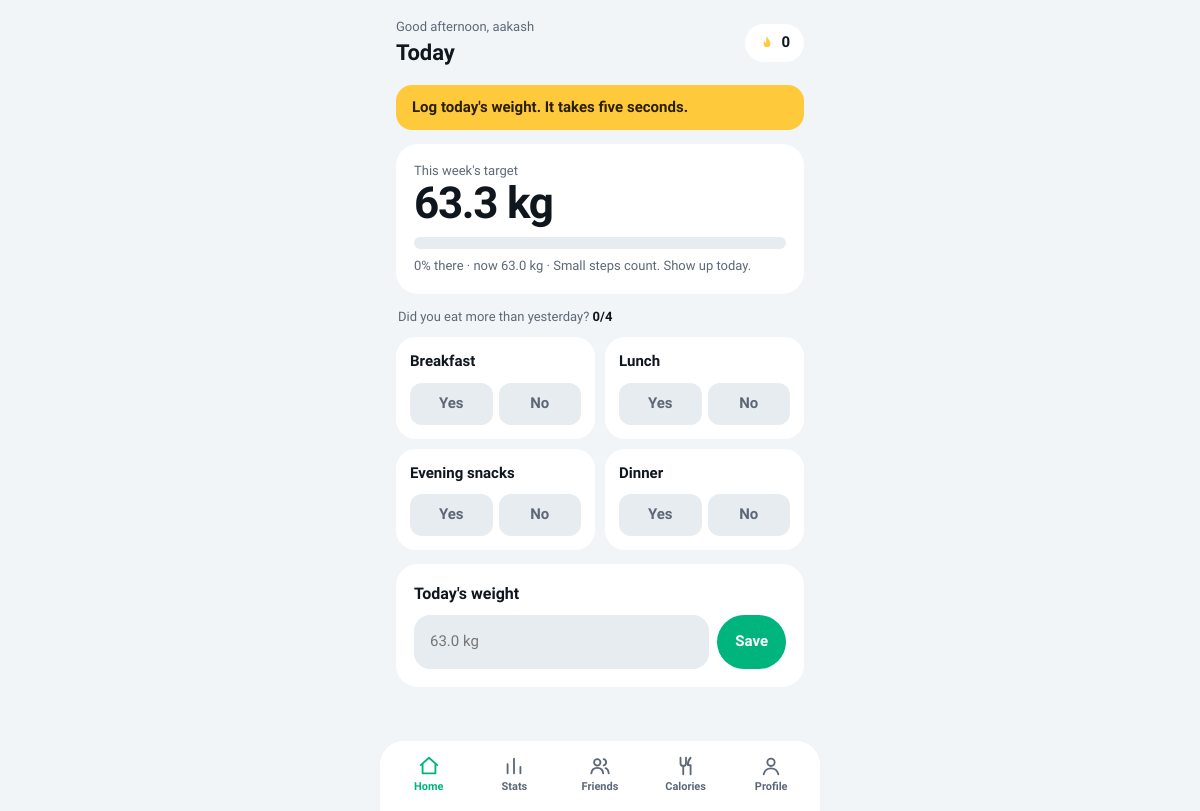
Screenshot of /home/ (signed in) with the database file from the repository.
### core/models.py (models this page shows, shortened)
class Profile(models.Model):
    GOAL_CHOICES = [
        ('gain', 'Gain weight'),
        ('lose', 'Lose weight'),
    ]
    user = models.OneToOneField(User, on_delete=models.CASCADE, related_name='profile')
    goal = models.CharField(max_length=4, choices=GOAL_CHOICES, default='gain')
    start_weight = models.FloatField()
    target_weight = models.FloatField()
    reminder_time = models.TimeField(default=time(21, 0))
    created_at = models.DateTimeField(auto_now_add=True)
    @property
    def display_name(self):
        return self.user.first_name or self.user.username
    @property
    def meal_question(self):
        if self.goal == 'gain':
            return 'Did you eat more than yesterday?'
        return 'Did you stick to your plan?'
    def latest_weight(self):
        entry = self.user.weight_entries.first()  # ordered newest first
        return entry.weight if entry else self.start_weight
    def weekly_target(self):
        today = timezone.localdate()
        monday = today - timedelta(days=today.weekday())
        before = self.user.weight_entries.filter(date__lt=monday).first()
        week_start = before.weight if before else self.start_weight
        current = self.latest_weight()
        step = 0.3
        if self.goal == 'gain':
            target = min(week_start + step, self.target_weight)
        else:
            target = max(week_start - step, self.target_weight)
        if target == week_start:
            progress = 100
        else:
            progress = (current - week_start) / (target - week_start) * 100
            progress = max(0, min(100, progress))
        return {
            'start': round(week_start, 1),
            'target': round(target, 1),
            'current': round(current, 1),
            'progress': round(progress),
        }
    def streak(self):
        weight_days = set(self.user.weight_entries.values_list('date', flat=True))
        meal_days = {m.date for m in self.user.meal_logs.all() if m.is_complete}
        active = weight_days | meal_days
        day = timezone.localdate()
        if day not in active:
            day -= timedelta(days=1)
        count = 0
        while day in active:
            count += 1
            day -= timedelta(days=1)
        return count

### core/views.py (the view)
# urls.py: path('home/', views.home_view, name='home'),
@profile_required
def home_view(request):
    me = request.user
    profile = me.profile
    today = timezone.localdate()
    log = MealLog.objects.filter(user=me, date=today).first()
    meals = [
        {'key': f, 'label': MEAL_LABELS[f], 'value': getattr(log, f) if log else None}
        for f in MEAL_FIELDS
    ]
    weight_today = WeightEntry.objects.filter(user=me, date=today).first()
    weekly = profile.weekly_target()
    streak = profile.streak()
    if weekly['progress'] >= 100:
        motivation = 'Target hit. Great week!'
    elif weekly['progress'] > 50:
        motivation = 'More than halfway. Keep going.'
    elif streak > 2:
        motivation = f'{streak} days in a row. Nice rhythm.'
    else:
        motivation = 'Small steps count. Show up today.'
    hour = timezone.localtime().hour
    greeting = 'Good morning' if hour < 12 else 'Good afternoon' if hour < 18 else 'Good evening'
    return render(request, 'home.html', {
        'active': 'home',
        'profile': profile,
        'greeting': greeting,
        'weekly': weekly,
        'streak': streak,
        'motivation': motivation,
        'meals': meals,
        'yes_count': log.yes_count if log else 0,
        'weight_today': weight_today,
        'last_weight': profile.latest_weight(),
    })

### core/views.py (called while the page is built)
def profile_required(view):
    def wrapper(request, *args, **kwargs):
        if not hasattr(request.user, 'profile'):
            return redirect('onboarding')
        return view(request, *args, **kwargs)
    return login_required(wraps(view)(wrapper))

### templates/home.html (shortened to what this page needs)
{% extends 'base.html' %}
{% block content %}
<div class="app">
  <div class="top">
    <div>
      <p class="mut">{{ greeting }}, {{ profile.display_name }}</p>
      <h2>Today</h2>
    </div>
    <div class="streak" title="Day streak">
      <svg viewBox="0 0 24 24" aria-hidden="true"><path d="M12 2c1 4 5 6 5 11a5 5 0 01-10 0c0-2 1-3 2-4 0 2 1 3 2 3 0-4-1-6 1-10z"/></svg>
      {{ streak }}
    </div>
  </div>
  {% if not weight_today %}
    <div class="banner">Log today's weight. It takes five seconds.</div>
  {% endif %}
  <div class="card">
    <p class="mut">This week's target</p>
    <div class="big">{{ weekly.target }} kg</div>
    <div class="bar" role="progressbar" aria-valuemin="0" aria-valuemax="100" aria-valuenow="{{ weekly.progress }}">
    </div>
    <p class="mut">{{ weekly.progress }}% there · now {{ weekly.current }} kg · {{ motivation }}</p>
  </div>
  <p class="q">{{ profile.meal_question }} <b>{{ yes_count }}/4</b></p>
  <div class="grid2 meals">
    {% for m in meals %}
      <div class="meal">
        <b>{{ m.label }}</b>
        <form class="yn" method="post" action="{% url 'save_meal' %}">
          <button type="submit" name="answer" value="yes" class="y {% if m.value is True %}on{% endif %}">Yes</button>
          <button type="submit" name="answer" value="no" class="n {% if m.value is False %}on{% endif %}">No</button>
        </form>
      </div>
    {% endfor %}
  </div>
  <div class="card">
    <h3 style="margin-bottom:10px">Today's weight</h3>
    <form class="in" method="post" action="{% url 'save_weight' %}">
      <input class="input" type="number" step="0.1" name="weight"
             placeholder="{{ last_weight }} kg" aria-label="Today's weight in kg"
             value="{% if weight_today %}{{ weight_today.weight }}{% endif %}" required>
      <button class="btn" type="submit">Save</button>
    </form>
  </div>
</div>
{% endblock %}

### templates/base.html (shortened to what this page needs)
{% load static %}
<!DOCTYPE html>
<html lang="en">
<head>
  <link rel="stylesheet" href="{% static 'css/styles.css' %}">
</head>
<body>
  {% include 'navbar.html' %}
  <main>
    {% block content %}{% endblock %}
  </main>
</body>
</html>

### templates/navbar.html (shortened to what this page needs)
{% if active %}
  <nav class="tabs" aria-label="Main">
    <a href="{% url 'home' %}" class="{% if active == 'home' %}on{% endif %}">
      <svg viewBox="0 0 24 24" aria-hidden="true"><path d="M3 11l9-8 9 8"/><path d="M5 10v10h14V10"/></svg>Home
    </a>
    <a href="{% url 'stats' %}" class="{% if active == 'stats' %}on{% endif %}">
      <svg viewBox="0 0 24 24" aria-hidden="true"><path d="M5 20V10M12 20V4M19 20v-7"/></svg>Stats
    </a>
    <a href="{% url 'friends' %}" class="{% if active == 'friends' %}on{% endif %}">
      <svg viewBox="0 0 24 24" aria-hidden="true"><circle cx="9" cy="8" r="3.5"/><path d="M2.5 20c.5-4 3.2-6 6.5-6s6 2 6.5 6"/><path d="M16 4.6a3.5 3.5 0 010 6.8M18 14.3c2 .7 3.2 2.6 3.5 5.7"/></svg>Friends
    </a>
    <a href="{% url 'calories' %}" class="{% if active == 'calories' %}on{% endif %}">
      <svg viewBox="0 0 24 24" aria-hidden="true"><path d="M6 3v6a3 3 0 006 0V3M9 12v9"/><path d="M17 3c-2 2-3 5-3 8h3v10"/></svg>Calories
    </a>
    <a href="{% url 'profile' %}" class="{% if active == 'profile' %}on{% endif %}">
      <svg viewBox="0 0 24 24" aria-hidden="true"><circle cx="12" cy="8" r="4"/><path d="M4 21c1-4.5 4-6.5 8-6.5s7 2 8 6.5"/></svg>Profile
    </a>
  </nav>
{% endif %}

### static/css/styles.css (style rules this page uses)
:root { --bg: #0c0f13; --card: #171c23; --card2: #212832; --tx: #f4f7fa; --mut: #8b96a5; --g: #35f0b4; --r: #ff5b6b; --y: #ffc93c; --b: #5b8cff; --on: #05140e; }
@media (prefers-color-scheme: light) { :root { --bg: #f2f5f8; --card: #ffffff; --card2: #e7ecf1; --tx: #10161d; --mut: #5d6877; --g: #00b47d; --on: #ffffff; } }
* { box-sizing: border-box; margin: 0; }
html { scroll-padding-top: 16px; }
@media (prefers-reduced-motion: no-preference) { html { scroll-behavior: smooth; } }
body { background: var(--bg); color: var(--tx); font: 400 15px/1.45 Sora, system-ui, sans-serif; padding-top: env(safe-area-inset-top, 0px); }
a { color: inherit; text-decoration: none; }
button, input, select { font: inherit; color: inherit; }
button { cursor: pointer; border: 0; }
h2 { font-size: 22px; font-weight: 800; }
h3 { font-size: 16px; font-weight: 600; }
.mut { color: var(--mut); font-size: 13px; }
.btn { display: inline-block; background: var(--g); color: var(--on); font-weight: 600; padding: 13px 22px; border-radius: 99px; text-align: center; }
.input { width: 100%; background: var(--card); border: 2px solid transparent; border-radius: 16px; padding: 14px; margin-top: 10px; }
.card { background: var(--card); border-radius: 22px; padding: 18px; margin-bottom: 14px; }
.grid2 { display: grid; grid-template-columns: 1fr 1fr; gap: 10px; }
.app { max-width: 440px; margin: auto; padding: 18px 16px 110px; min-height: 100vh; }
.top { display: flex; justify-content: space-between; align-items: center; margin-bottom: 16px; }
.streak { background: var(--card); padding: 8px 14px; border-radius: 99px; font-weight: 800; }
.banner { background: var(--y); color: #2a1f00; border-radius: 16px; padding: 12px 16px; font-weight: 600; margin-bottom: 14px; }
.tabs { position: fixed; bottom: 0; left: 50%; transform: translateX(-50%); width: min(100%, 440px); display: flex; background: var(--card); border-radius: 24px 24px 0 0; z-index: 5; padding: 8px 6px calc(10px + env(safe-area-inset-bottom, 0px)); }
.tabs a { flex: 1; color: var(--mut); font-size: 11px; font-weight: 600; padding: 6px 0; display: flex; flex-direction: column; align-items: center; gap: 2px; }
.tabs a.on { color: var(--g); }
.big { font-size: 44px; font-weight: 800; letter-spacing: -.03em; line-height: 1; }
.bar { height: 12px; background: var(--card2); border-radius: 9px; overflow: hidden; margin: 12px 0 8px; }
.q { font-size: 13px; color: var(--mut); margin: 0 2px 10px; }
.q b { color: var(--tx); }
.meal { background: var(--card); border-radius: 20px; padding: 14px; }
.meal b { display: block; margin-bottom: 10px; }
.yn { display: flex; gap: 6px; }
.yn button { flex: 1; padding: 10px 0; border-radius: 12px; background: var(--card2); color: var(--mut); font-weight: 600; }
.meals { margin-bottom: 14px; }
.in { display: flex; gap: 8px; }
.in .input { margin-top: 0; flex: 1; min-width: 0; background: var(--card2); }
.in .btn { padding: 12px 18px; }
.tabs a svg { width: 22px; height: 22px; fill: none; stroke: currentColor; stroke-width: 2; stroke-linecap: round; stroke-linejoin: round; }
.streak { display: flex; align-items: center; gap: 6px; }
.streak svg { width: 16px; height: 16px; fill: var(--y); }

### rows the page displays
Profile: display_name "aakash", meal_question "Did you eat more than yesterday?", weight "63.0 kg"

### other values shown
{{ greeting }} "Good afternoon"
{{ streak }} "0"
{{ weekly.target }} "63.3"
{{ weekly.progress }} "0"
{{ weekly.current }} "63.0"
{{ motivation }} "Small steps count. Show up today."
{{ yes_count }} "0"
{{ m.label }} "Breakfast" "Lunch" "Evening snacks" "Dinner"
